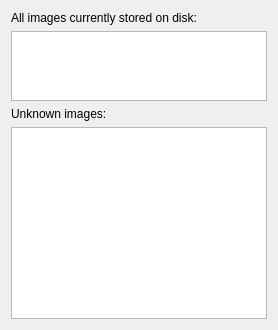
<?xml version="1.0" encoding="UTF-8"?>
<ui version="4.0">
 <class>WizardPage</class>
 <widget class="QWizardPage" name="WizardPage">
  <property name="windowTitle">
   <string>WizardPage</string>
  </property>
  <property name="title">
   <string>Cleanup local image database</string>
  </property>
  <property name="subTitle">
   <string>Select images for removal. Click on entries in the tables below to mark or unmark them for removal</string>
  </property>
  <layout class="QVBoxLayout" name="verticalLayout">
   <item>
    <widget class="QLabel" name="card_image_view_label">
     <property name="text">
      <string>All images currently stored on disk:</string>
     </property>
     <property name="buddy">
      <cstring>card_image_view</cstring>
     </property>
    </widget>
   </item>
   <item>
    <widget class="QTableView" name="card_image_view">
     <property name="sizeAdjustPolicy">
      <enum>QAbstractScrollArea::AdjustToContents</enum>
     </property>
     <property name="editTriggers">
      <set>QAbstractItemView::NoEditTriggers</set>
     </property>
     <property name="selectionMode">
      <enum>QAbstractItemView::MultiSelection</enum>
     </property>
     <property name="selectionBehavior">
      <enum>QAbstractItemView::SelectRows</enum>
     </property>
     <attribute name="horizontalHeaderStretchLastSection">
      <bool>true</bool>
     </attribute>
    </widget>
   </item>
   <item>
    <widget class="QLabel" name="unknown_images_view_label">
     <property name="toolTip">
      <string>Images found on disk that can not be associated with any card.</string>
     </property>
     <property name="text">
      <string>Unknown images:</string>
     </property>
     <property name="buddy">
      <cstring>unknown_image_view</cstring>
     </property>
    </widget>
   </item>
   <item>
    <widget class="QTableView" name="unknown_image_view">
     <property name="editTriggers">
      <set>QAbstractItemView::NoEditTriggers</set>
     </property>
     <property name="selectionMode">
      <enum>QAbstractItemView::MultiSelection</enum>
     </property>
     <property name="selectionBehavior">
      <enum>QAbstractItemView::SelectRows</enum>
     </property>
     <attribute name="horizontalHeaderStretchLastSection">
      <bool>true</bool>
     </attribute>
    </widget>
   </item>
  </layout>
 </widget>
 <resources/>
 <connections/>
</ui>
